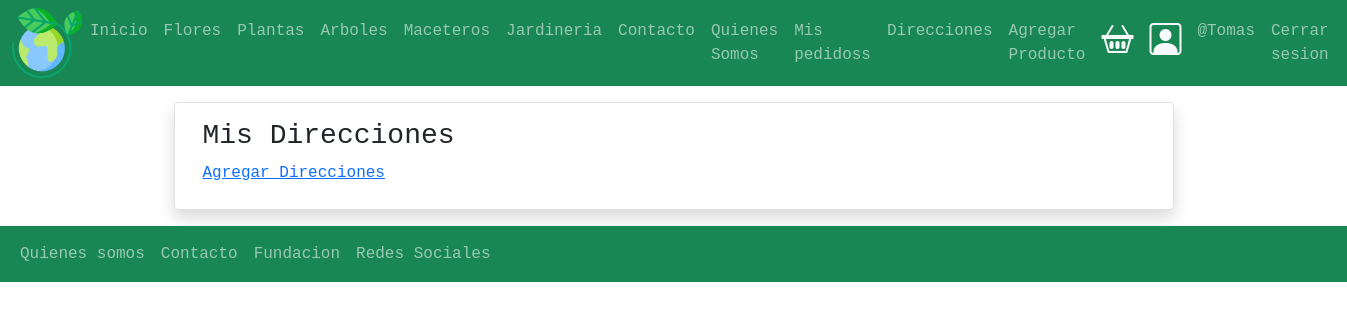
Before: /direcciones/ (signed in) with the older database file.
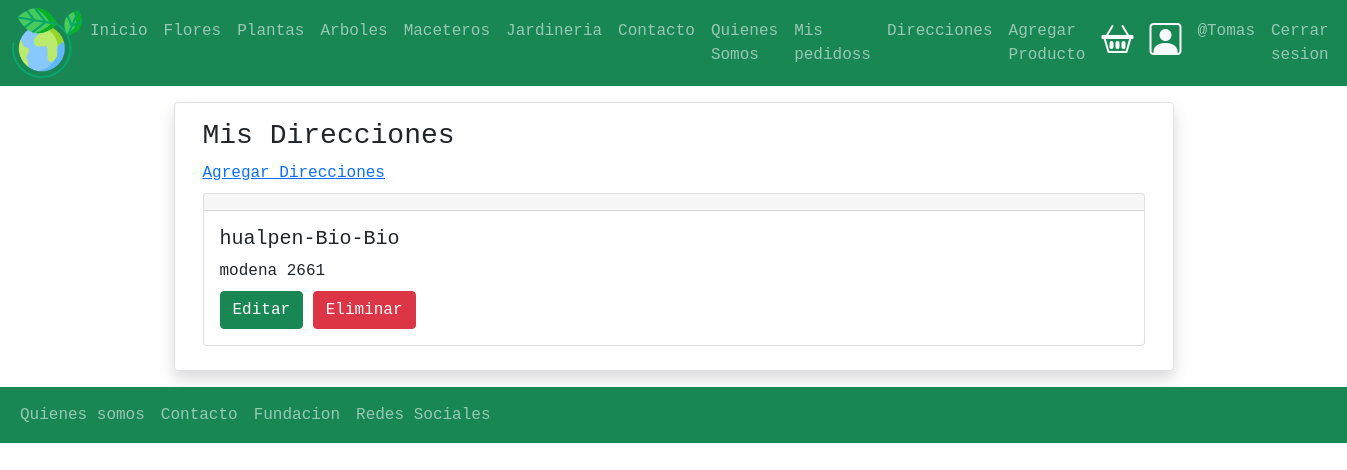
After: the same page with the newer database file.
### direccion_envio/models.py (models this page shows, shortened)
class DireccionEnvio(models.Model):
    user = models.ForeignKey(User, null=False, blank=False, on_delete=models.CASCADE)
    envio1 = models.CharField(max_length=200)
    ciudad = models.CharField(max_length=100)
    region = models.CharField(max_length=100)
    creacion = models.DateTimeField(auto_now_add=True)
    @property
    def direcciones(self):
        return '{}-{}'.format(self.ciudad, self.region)

### direccion_envio/views.py (the view)
# urls.py: path('',views.DireccionEnviosListView.as_view(), name='direccion_envio'),
class DireccionEnviosListView(LoginRequiredMixin,ListView):
    login_url = 'login'
    modelo = DireccionEnvio
    template_name = 'direccion_envio/direccion_envio.html'
    def get_queryset(self):
        return DireccionEnvio.objects.filter(user = self.request.user)

### direccion_envio/templates/direccion_envio/direccion_envio.html
{% extends 'base.html' %}
{% block contenido %}
<div class="container">
    <div class="row p-3 mt-3 border rounded shadow mb-3">
        <div class="col-xs-4">
            <h3> Mis Direcciones</h3>
            <a href="{% url 'direccion_envio:crear' %}"> Agregar Direcciones</a>
            <div class="mt-2">
                {% for direccion_envio in object_list %}
                <div class="mt-2 mb-2">
                    {% include 'direccion_envio/snippets/direccion_envio.html' with edit=True %}
                </div>
                {% endfor %}
            </div>
        </div>
    </div>
</div>
{% endblock contenido %}

### direccion_envio/templates/direccion_envio/snippets/direccion_envio.html
<div class="card ">
    <h5 class="card-header"></h5>
    <div class="card-body">
        <h5 class="card-title"> {{ direccion_envio.direcciones }}</h5>
        <div class="card-title">
            {{ direccion_envio.envio1}}
        </div>
        {% if edit %}
        <div class="mt-2">
            <a href="{% url  'direccion_envio:update'  direccion_envio.pk %}" class=" btn btn-success">Editar</a>
            <a href="{% url  'direccion_envio:borrar'  direccion_envio.pk %}" class=" btn btn-danger">Eliminar</a>
        </div>
        {% endif %}
    </div>
</div>

Changed rows visible on the page:
added DireccionEnvio: direcciones "hualpen-Bio-Bio", envio1 "modena 2661"
